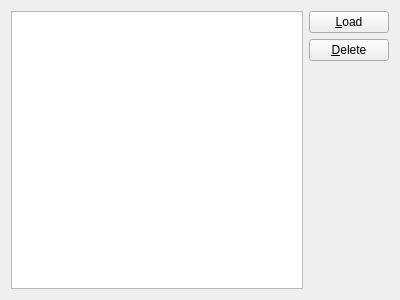
<?xml version="1.0" encoding="UTF-8"?>
<ui version="4.0">
 <class>ScenarioWidget</class>
 <widget class="QWidget" name="ScenarioWidget">
  <property name="minimumSize">
   <size>
    <width>400</width>
    <height>300</height>
   </size>
  </property>
  <property name="windowTitle">
   <string>Scenario</string>
  </property>
  <layout class="QHBoxLayout" name="horizontalLayout">
   <item>
    <widget class="QTableWidget" name="scenarioTableWidget"/>
   </item>
   <item>
    <layout class="QVBoxLayout" name="verticalLayout">
     <item>
      <widget class="QPushButton" name="loadPushButton">
       <property name="text">
        <string>&amp;Load</string>
       </property>
      </widget>
     </item>
     <item>
      <widget class="QPushButton" name="deletePushButton">
       <property name="text">
        <string>&amp;Delete</string>
       </property>
      </widget>
     </item>
     <item>
      <spacer name="verticalSpacer">
       <property name="orientation">
        <enum>Qt::Vertical</enum>
       </property>
       <property name="sizeHint" stdset="0">
        <size>
         <width>20</width>
         <height>40</height>
        </size>
       </property>
      </spacer>
     </item>
    </layout>
   </item>
  </layout>
 </widget>
 <resources/>
 <connections/>
</ui>
